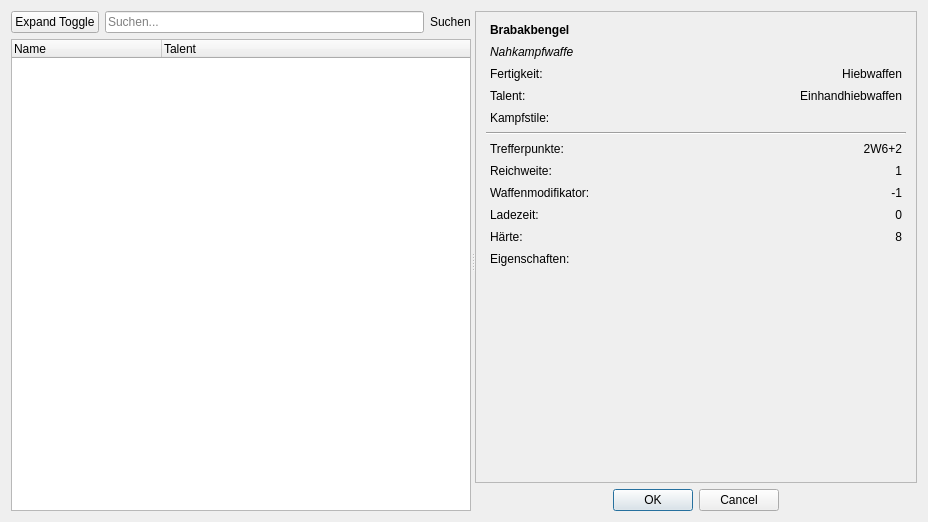
<?xml version="1.0" encoding="UTF-8"?>
<ui version="4.0">
 <class>Dialog</class>
 <widget class="QDialog" name="Dialog">
  <property name="windowModality">
   <enum>Qt::ApplicationModal</enum>
  </property>
  <property name="geometry">
   <rect>
    <x>0</x>
    <y>0</y>
    <width>928</width>
    <height>522</height>
   </rect>
  </property>
  <property name="windowTitle">
   <string>Sephrasto - Waffe wählen...</string>
  </property>
  <layout class="QGridLayout" name="gridLayout_2">
   <item row="0" column="0">
    <widget class="QSplitter" name="splitter">
     <property name="orientation">
      <enum>Qt::Horizontal</enum>
     </property>
     <widget class="QWidget" name="verticalLayout_2" native="true">
      <property name="sizePolicy">
       <sizepolicy hsizetype="Preferred" vsizetype="Preferred">
        <horstretch>0</horstretch>
        <verstretch>0</verstretch>
       </sizepolicy>
      </property>
      <layout class="QVBoxLayout" name="verticalLayout2">
       <item>
        <layout class="QHBoxLayout" name="filterLayout">
         <item>
          <widget class="QPushButton" name="buttonExpandToggle">
           <property name="text">
            <string>Expand Toggle</string>
           </property>
           <property name="class" stdset="0">
            <string>icon</string>
           </property>
          </widget>
         </item>
         <item>
          <widget class="QLineEdit" name="nameFilterEdit">
           <property name="placeholderText">
            <string>Suchen...</string>
           </property>
           <property name="clearButtonEnabled">
            <bool>true</bool>
           </property>
          </widget>
         </item>
         <item>
          <widget class="QLabel" name="labelFilter">
           <property name="text">
            <string>Suchen</string>
           </property>
           <property name="class" stdset="0">
            <string>icon</string>
           </property>
          </widget>
         </item>
        </layout>
       </item>
       <item>
        <widget class="QTreeWidget" name="treeWeapons">
         <property name="sizePolicy">
          <sizepolicy hsizetype="Expanding" vsizetype="Expanding">
           <horstretch>0</horstretch>
           <verstretch>0</verstretch>
          </sizepolicy>
         </property>
         <property name="editTriggers">
          <set>QAbstractItemView::NoEditTriggers</set>
         </property>
         <property name="showDropIndicator" stdset="0">
          <bool>false</bool>
         </property>
         <property name="alternatingRowColors">
          <bool>true</bool>
         </property>
         <property name="sortingEnabled">
          <bool>false</bool>
         </property>
         <property name="allColumnsShowFocus">
          <bool>true</bool>
         </property>
         <attribute name="headerVisible">
          <bool>true</bool>
         </attribute>
         <attribute name="headerCascadingSectionResizes">
          <bool>false</bool>
         </attribute>
         <attribute name="headerDefaultSectionSize">
          <number>150</number>
         </attribute>
         <attribute name="headerStretchLastSection">
          <bool>true</bool>
         </attribute>
         <column>
          <property name="text">
           <string>Name</string>
          </property>
         </column>
         <column>
          <property name="text">
           <string>Talent</string>
          </property>
         </column>
        </widget>
       </item>
      </layout>
     </widget>
     <widget class="QWidget" name="layoutWidget">
      <layout class="QVBoxLayout" name="verticalLayout">
       <property name="sizeConstraint">
        <enum>QLayout::SetDefaultConstraint</enum>
       </property>
       <item>
        <widget class="QScrollArea" name="scrollArea">
         <property name="minimumSize">
          <size>
           <width>0</width>
           <height>0</height>
          </size>
         </property>
         <property name="font">
          <font>
           <weight>50</weight>
           <bold>false</bold>
          </font>
         </property>
         <property name="styleSheet">
          <string notr="true">padding: 1px</string>
         </property>
         <property name="frameShape">
          <enum>QFrame::StyledPanel</enum>
         </property>
         <property name="widgetResizable">
          <bool>true</bool>
         </property>
         <widget class="QWidget" name="scrollAreaWidgetContents">
          <property name="geometry">
           <rect>
            <x>0</x>
            <y>0</y>
            <width>408</width>
            <height>469</height>
           </rect>
          </property>
          <layout class="QGridLayout" name="gridLayout">
           <item row="11" column="0" colspan="2">
            <widget class="QLabel" name="labelEigenschaften">
             <property name="text">
              <string>Eigenschaften:</string>
             </property>
             <property name="wordWrap">
              <bool>true</bool>
             </property>
            </widget>
           </item>
           <item row="2" column="1">
            <widget class="QLabel" name="labelFert">
             <property name="text">
              <string>Hiebwaffen</string>
             </property>
             <property name="alignment">
              <set>Qt::AlignRight|Qt::AlignTrailing|Qt::AlignVCenter</set>
             </property>
             <property name="wordWrap">
              <bool>true</bool>
             </property>
            </widget>
           </item>
           <item row="10" column="1">
            <widget class="QLabel" name="labelH">
             <property name="text">
              <string>8</string>
             </property>
             <property name="alignment">
              <set>Qt::AlignRight|Qt::AlignTrailing|Qt::AlignVCenter</set>
             </property>
            </widget>
           </item>
           <item row="3" column="1">
            <widget class="QLabel" name="labelTalent">
             <property name="text">
              <string>Einhandhiebwaffen</string>
             </property>
             <property name="alignment">
              <set>Qt::AlignRight|Qt::AlignTrailing|Qt::AlignVCenter</set>
             </property>
             <property name="wordWrap">
              <bool>true</bool>
             </property>
            </widget>
           </item>
           <item row="7" column="1">
            <widget class="QLabel" name="labelRW">
             <property name="text">
              <string>1</string>
             </property>
             <property name="alignment">
              <set>Qt::AlignRight|Qt::AlignTrailing|Qt::AlignVCenter</set>
             </property>
            </widget>
           </item>
           <item row="4" column="0" colspan="2">
            <widget class="QLabel" name="labelKampfstile">
             <property name="text">
              <string>Kampfstile:</string>
             </property>
             <property name="wordWrap">
              <bool>true</bool>
             </property>
            </widget>
           </item>
           <item row="6" column="1">
            <widget class="QLabel" name="labelTP">
             <property name="text">
              <string>2W6+2</string>
             </property>
             <property name="alignment">
              <set>Qt::AlignRight|Qt::AlignTrailing|Qt::AlignVCenter</set>
             </property>
            </widget>
           </item>
           <item row="0" column="0">
            <widget class="QLabel" name="labelName">
             <property name="font">
              <font>
               <weight>75</weight>
               <bold>true</bold>
              </font>
             </property>
             <property name="text">
              <string>Brabakbengel</string>
             </property>
             <property name="class" stdset="0">
              <string>h4</string>
             </property>
            </widget>
           </item>
           <item row="5" column="0" colspan="2">
            <widget class="Line" name="line">
             <property name="orientation">
              <enum>Qt::Horizontal</enum>
             </property>
            </widget>
           </item>
           <item row="6" column="0">
            <widget class="QLabel" name="label_2">
             <property name="font">
              <font>
               <weight>50</weight>
               <bold>false</bold>
              </font>
             </property>
             <property name="text">
              <string>Trefferpunkte:</string>
             </property>
            </widget>
           </item>
           <item row="10" column="0">
            <widget class="QLabel" name="label_10">
             <property name="text">
              <string>Härte:</string>
             </property>
            </widget>
           </item>
           <item row="3" column="0">
            <widget class="QLabel" name="label_3">
             <property name="text">
              <string>Talent:</string>
             </property>
            </widget>
           </item>
           <item row="8" column="1">
            <widget class="QLabel" name="labelWM">
             <property name="text">
              <string>-1</string>
             </property>
             <property name="alignment">
              <set>Qt::AlignRight|Qt::AlignTrailing|Qt::AlignVCenter</set>
             </property>
            </widget>
           </item>
           <item row="1" column="0" colspan="2">
            <widget class="QLabel" name="labelTyp">
             <property name="font">
              <font>
               <italic>true</italic>
              </font>
             </property>
             <property name="text">
              <string>Nahkampfwaffe</string>
             </property>
             <property name="alignment">
              <set>Qt::AlignLeading|Qt::AlignLeft|Qt::AlignVCenter</set>
             </property>
             <property name="class" stdset="0">
              <string>italic</string>
             </property>
            </widget>
           </item>
           <item row="12" column="0">
            <spacer name="verticalSpacer">
             <property name="orientation">
              <enum>Qt::Vertical</enum>
             </property>
             <property name="sizeHint" stdset="0">
              <size>
               <width>20</width>
               <height>40</height>
              </size>
             </property>
            </spacer>
           </item>
           <item row="2" column="0">
            <widget class="QLabel" name="label">
             <property name="text">
              <string>Fertigkeit:</string>
             </property>
            </widget>
           </item>
           <item row="8" column="0">
            <widget class="QLabel" name="labelWM_Text">
             <property name="text">
              <string>Waffenmodifikator:</string>
             </property>
            </widget>
           </item>
           <item row="7" column="0">
            <widget class="QLabel" name="label_4">
             <property name="text">
              <string>Reichweite:</string>
             </property>
            </widget>
           </item>
           <item row="9" column="0">
            <widget class="QLabel" name="labelLZ_Text">
             <property name="text">
              <string>Ladezeit:</string>
             </property>
            </widget>
           </item>
           <item row="9" column="1">
            <widget class="QLabel" name="labelLZ">
             <property name="text">
              <string>0</string>
             </property>
             <property name="alignment">
              <set>Qt::AlignRight|Qt::AlignTrailing|Qt::AlignVCenter</set>
             </property>
            </widget>
           </item>
          </layout>
         </widget>
        </widget>
       </item>
       <item>
        <widget class="QDialogButtonBox" name="buttonBox">
         <property name="orientation">
          <enum>Qt::Horizontal</enum>
         </property>
         <property name="standardButtons">
          <set>QDialogButtonBox::Cancel|QDialogButtonBox::Ok</set>
         </property>
         <property name="centerButtons">
          <bool>true</bool>
         </property>
        </widget>
       </item>
      </layout>
     </widget>
    </widget>
   </item>
  </layout>
 </widget>
 <tabstops>
  <tabstop>nameFilterEdit</tabstop>
  <tabstop>treeWeapons</tabstop>
  <tabstop>scrollArea</tabstop>
 </tabstops>
 <resources/>
 <connections>
  <connection>
   <sender>buttonBox</sender>
   <signal>accepted()</signal>
   <receiver>Dialog</receiver>
   <slot>accept()</slot>
   <hints>
    <hint type="sourcelabel">
     <x>248</x>
     <y>254</y>
    </hint>
    <hint type="destinationlabel">
     <x>157</x>
     <y>274</y>
    </hint>
   </hints>
  </connection>
  <connection>
   <sender>buttonBox</sender>
   <signal>rejected()</signal>
   <receiver>Dialog</receiver>
   <slot>reject()</slot>
   <hints>
    <hint type="sourcelabel">
     <x>316</x>
     <y>260</y>
    </hint>
    <hint type="destinationlabel">
     <x>286</x>
     <y>274</y>
    </hint>
   </hints>
  </connection>
 </connections>
</ui>
